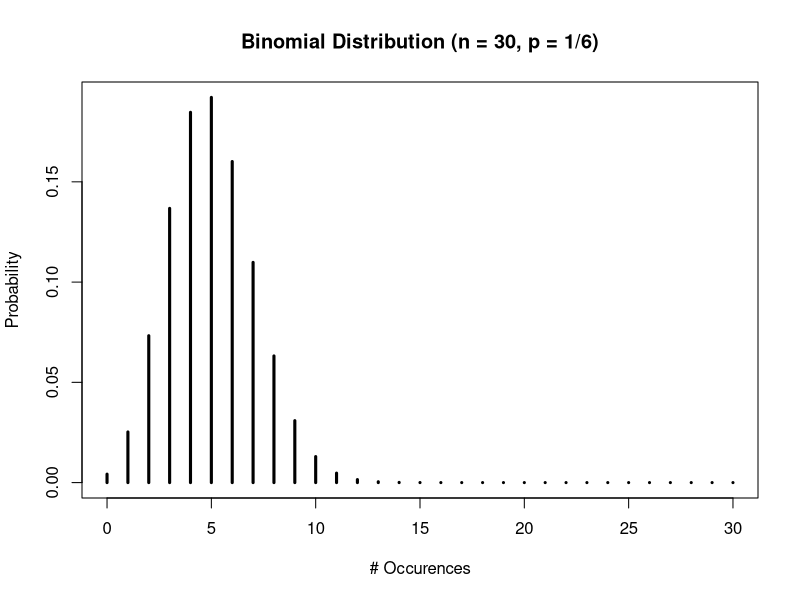
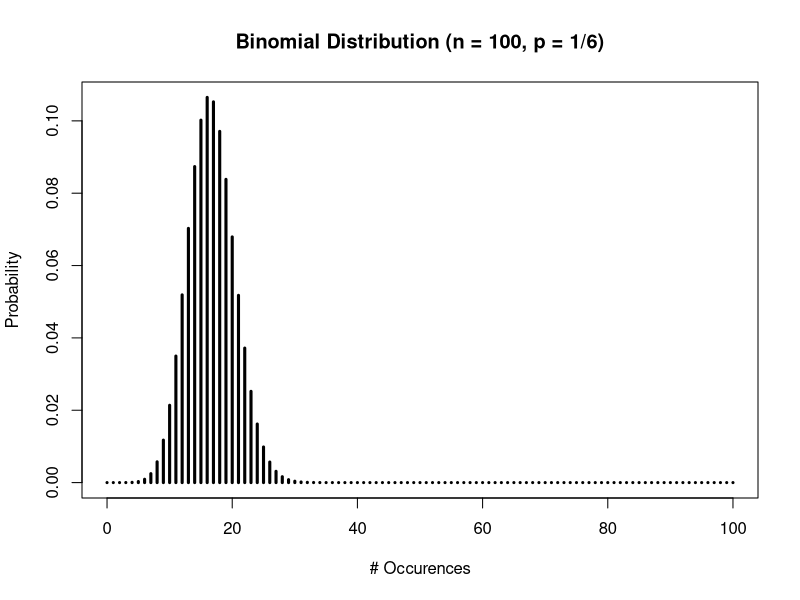
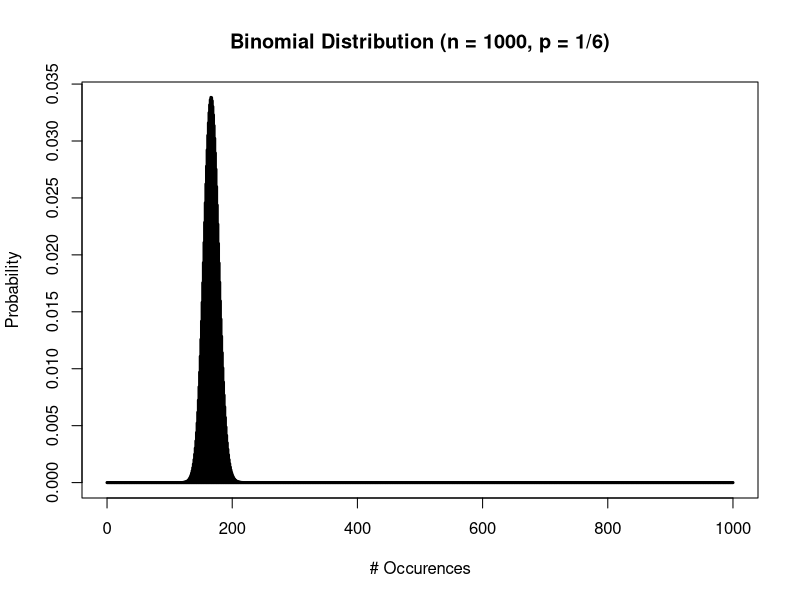
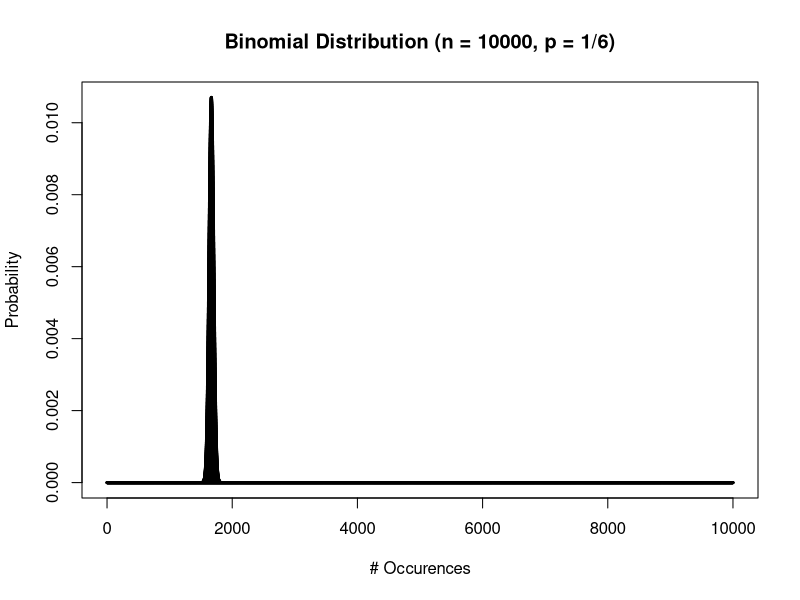
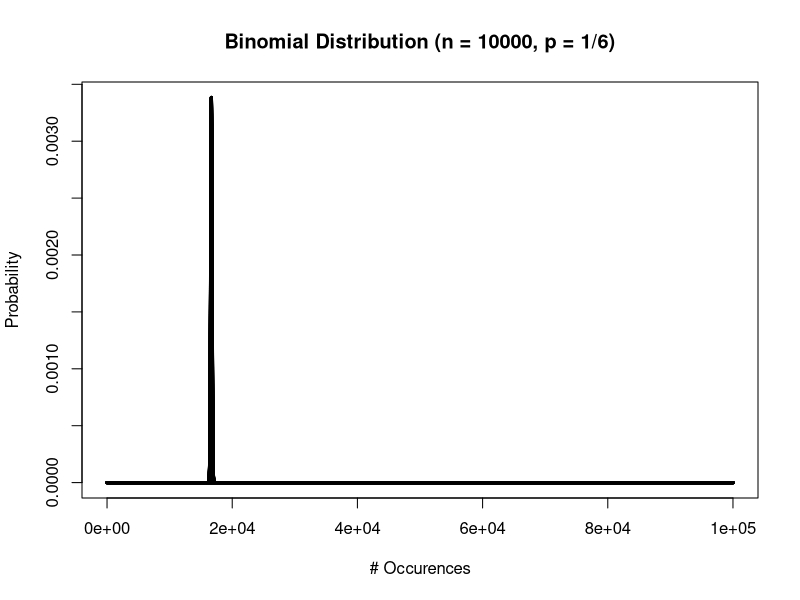

Write the R code that produced these figures, in order.
## ---- chunk 1
knitr::opts_chunk$set(echo = TRUE)
dice.roll <- sample(1:6, size = 1, replace = TRUE)
dice.roll
ifelse(dice.roll == 6, "UNFAIR","FAIR")
## ---- chunk 2
theoretical_prob = 1/6
n_pp2 = 30
occurences_pp2 = theoretical_prob * n_pp2
occurences_pp2
## ---- chunk 3
se_pp2 = sqrt(n_pp2*(theoretical_prob*(1-theoretical_prob)))
se_pp2
## ---- chunk 4
z_99 = 2.576
distance_pp2 = se_pp2 * z_99
floor_pp2 = occurences_pp2 - distance_pp2
ceiling_pp2 = occurences_pp2 + distance_pp2
range_pp2 = c(floor_pp2, ceiling_pp2)
range_pp2
## ---- chunk 5
success <- 0:30

plot(success,dbinom(success,size=30,prob=.1667),
     type='h',
     main='Binomial Distribution (n = 30, p = 1/6)',
     ylab='Probability',
     xlab ='# Occurences',
     lwd=3)
## ---- chunk 6
dice.roll <- sample(1:6, size = 30, replace = TRUE)
test_pp2 <- table(dice.roll)
test_pp2
## ---- chunk 7
theoretical_prob = 1/6
n_pp3 = 100
occurences_pp3 = theoretical_prob * n_pp3
occurences_pp3
## ---- chunk 8
se_pp3 = sqrt(n_pp3*(theoretical_prob*(1-theoretical_prob)))
se_pp3
## ---- chunk 9
z_98 = 2.326
distance_pp3 = se_pp3 * z_98
floor_pp3 = occurences_pp3 - distance_pp3
ceiling_pp3 = occurences_pp3 + distance_pp3
range_pp3 = c(floor_pp3, ceiling_pp3)
range_pp3
## ---- chunk 10
success <- 0:100

plot(success,dbinom(success,size=100,prob=.1667),
     type='h',
     main='Binomial Distribution (n = 100, p = 1/6)',
     ylab='Probability',
     xlab ='# Occurences',
     lwd=3)
## ---- chunk 11
dice.roll <- sample(1:6, size = 100, replace = TRUE)
test_pp3 <- table(dice.roll)
test_pp3
## ---- chunk 12
n_ep1 = 1000
occurences_ep1 = theoretical_prob * n_ep1
occurences_ep1
## ---- chunk 13
se_ep1 = sqrt(n_ep1*(theoretical_prob*(1-theoretical_prob)))
se_ep1
## ---- chunk 14
z_95 = 1.96
distance_ep1 = se_ep1 * z_95
floor_ep1 = occurences_ep1 - distance_ep1
ceiling_ep1 = occurences_ep1 + distance_ep1
range_ep3 = c(floor_ep1, ceiling_ep1)
range_ep3
## ---- chunk 15
success <- 0:1000

plot(success,dbinom(success,size=1000,prob=.1667),
     type='h',
     main='Binomial Distribution (n = 1000, p = 1/6)',
     ylab='Probability',
     xlab ='# Occurences',
     lwd=3)
## ---- chunk 16
dice.roll <- sample(1:6, size = 1000, replace = TRUE)
test_ep1 <- table(dice.roll)
test_ep1
## ---- chunk 17
z_90 = 1.645
distance_ep1 = se_ep1 * z_90
floor_ep1 = occurences_ep1 - distance_ep1
ceiling_ep1 = occurences_ep1 + distance_ep1
range_ep1 = c(floor_ep1, ceiling_ep1)
range_ep1
## ---- chunk 18
dice.roll <- sample(1:6, size = 1000, replace = TRUE)
test_ep1 <- table(dice.roll)
test_ep1
## ---- chunk 19
n_ep2 = 10000
occurences_ep2 = theoretical_prob * n_ep2
occurences_ep2
## ---- chunk 20
se_ep2 = sqrt(n_ep2*(theoretical_prob*(1-theoretical_prob)))
se_ep2
## ---- chunk 21
z_90 = 1.645
distance_ep2 = se_ep2 * z_90
floor_ep2 = occurences_ep2 - distance_ep2
ceiling_ep2 = occurences_ep2 + distance_ep2
range_ep2 = c(floor_ep2, ceiling_ep2)
range_ep2
## ---- chunk 22
success <- 0:10000

plot(success,dbinom(success,size=10000,prob=.1667),
     type='h',
     main='Binomial Distribution (n = 10000, p = 1/6)',
     ylab='Probability',
     xlab ='# Occurences',
     lwd=3)
## ---- chunk 23
dice.roll <- sample(1:6, size = 10000, replace = TRUE)
test_ep2 <- table(dice.roll)
test_ep2
## ---- chunk 24
n_ep3 = 100000
occurences_ep3 = theoretical_prob * n_ep3
occurences_ep3
## ---- chunk 25
se_ep3 = sqrt(n_ep3*(theoretical_prob*(1-theoretical_prob)))
se_ep3
## ---- chunk 26
z_90 = 1.645
distance_ep3 = se_ep3 * z_90
floor_ep3 = occurences_ep3 - distance_ep3
ceiling_ep3 = occurences_ep3 + distance_ep3
range_ep3 = c(floor_ep3, ceiling_ep3)
range_ep3
## ---- chunk 27
success <- 0:100000

plot(success,dbinom(success,size=100000,prob=.1667),
     type='h',
     main='Binomial Distribution (n = 10000, p = 1/6)',
     ylab='Probability',
     xlab ='# Occurences',
     lwd=3)
## ---- chunk 28
dice.roll <- sample(1:6, size = 100000, replace = TRUE)
test_ep3 <- table(dice.roll)
test_ep3
## ---- chunk 29
dice.roll <- sample(1:6, size = 100000, replace = TRUE)
test_ep3 <- table(dice.roll)
test_ep3
## ---- chunk 30
dice.roll <- sample(1:6, size = 100000, replace = TRUE)
test_ep3 <- table(dice.roll)
test_ep3
